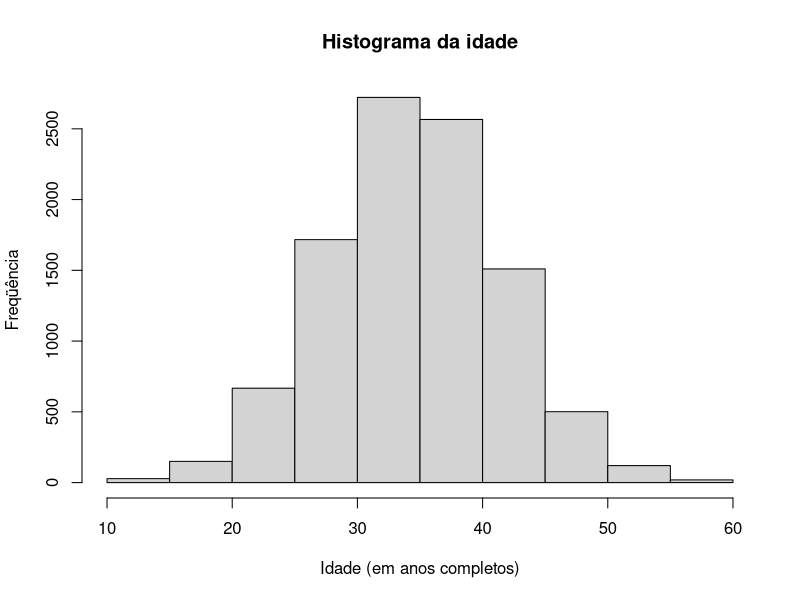
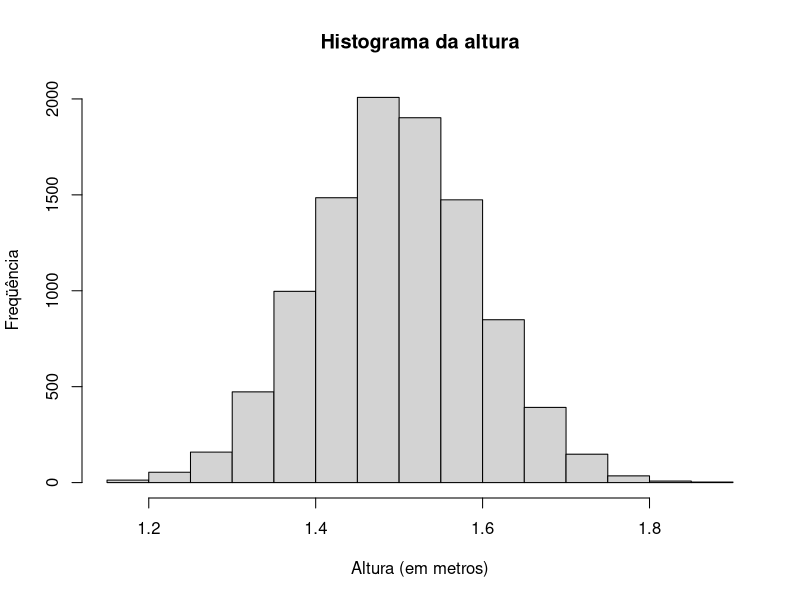
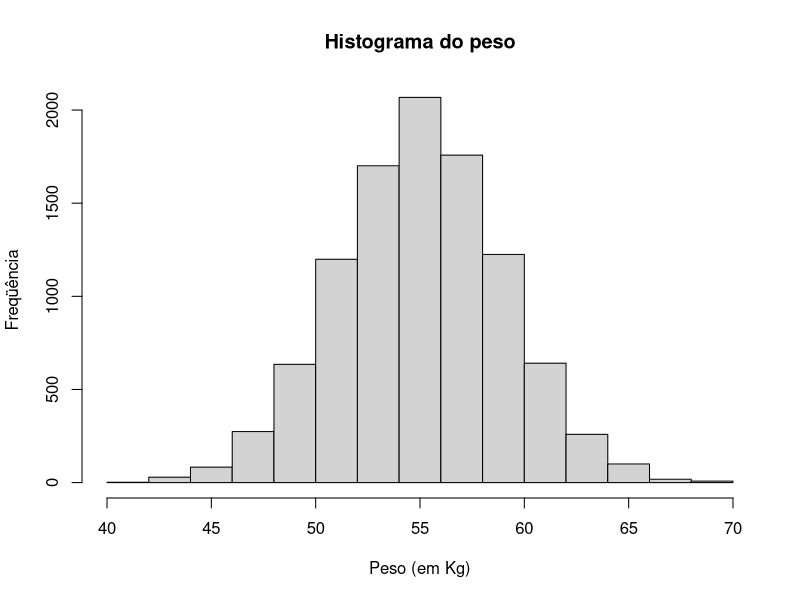
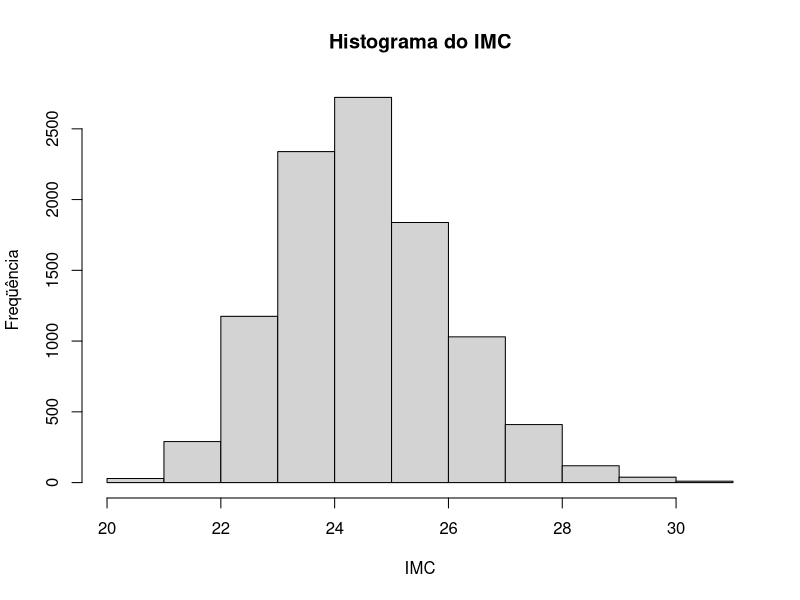
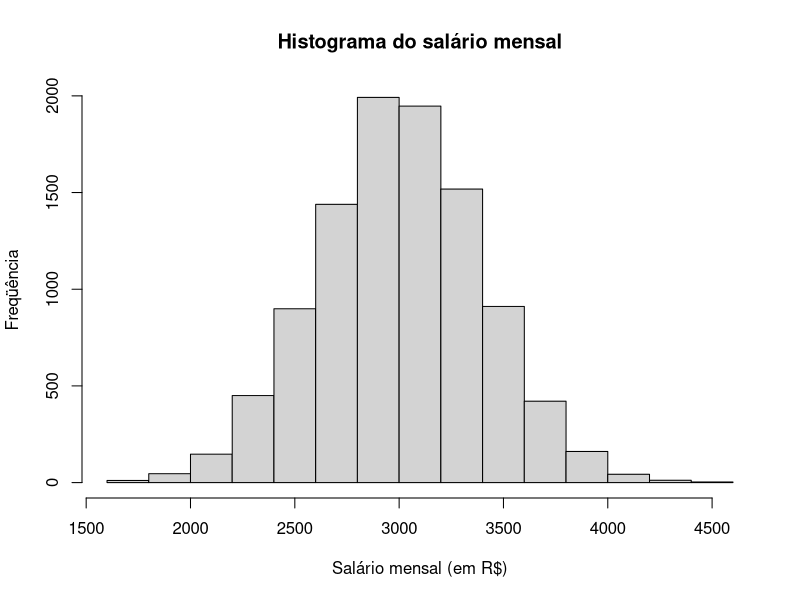
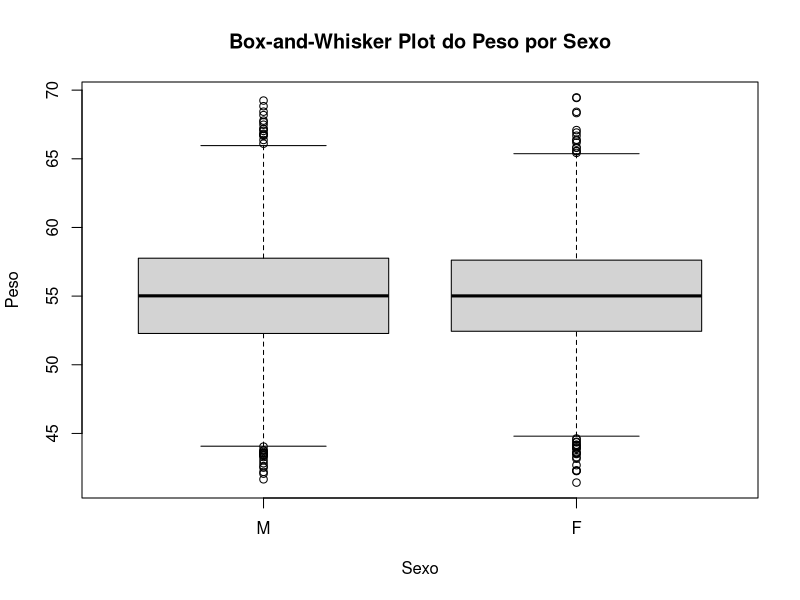
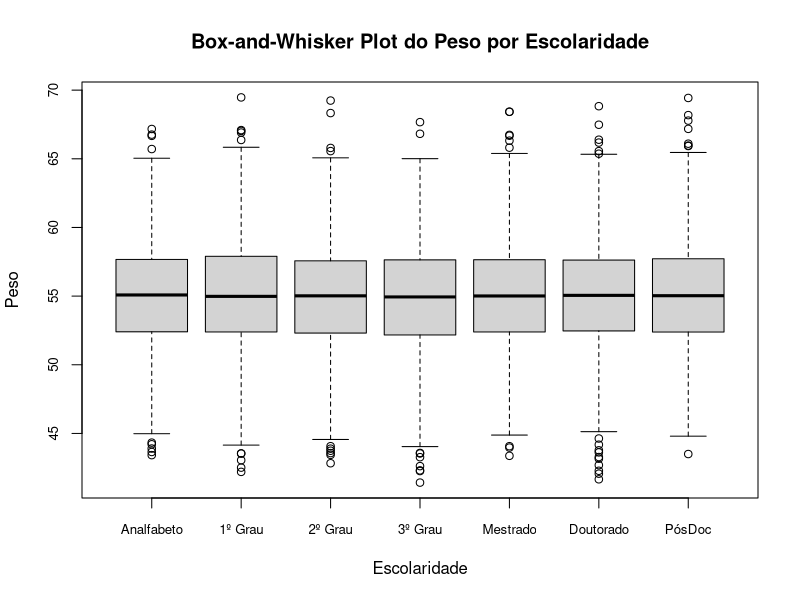
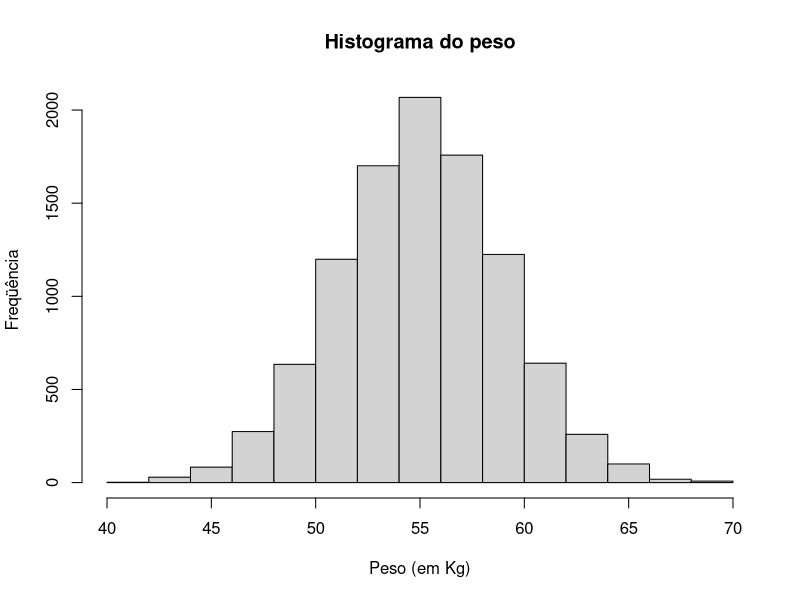

These figures' R source, in order:
## ---- chunk 1
n <- 10000
p <- 100000
## ---- chunk 2
set.seed(1234)
idade <- abs(round(rnorm(n, 35, 7),0))
summary(idade)
hist(idade,
     main = "Histograma da idade",
     ylab = "Freqüência",
     xlab = "Idade (em anos completos)")
## ---- chunk 3
set.seed(1234)
altura <- abs(round(rnorm(n, 1.50, 0.1), 2))
summary(altura)
hist(altura,
     main = "Histograma da altura",
     ylab = "Freqüência",
     xlab = "Altura (em metros)")
## ---- chunk 4
set.seed(1234)
peso <- abs(round(rnorm(n, 55, 4), 2))
summary(peso)
hist(peso,
     main = "Histograma do peso",
     ylab = "Freqüência",
     xlab = "Peso (em Kg)")
## ---- chunk 5
imc <- round(peso/altura^2, 2)
summary(imc)
hist(imc,
     main = "Histograma do IMC",
     ylab = "Freqüência",
     xlab = "IMC")
## ---- chunk 6
set.seed(1234)
salario <- abs(round(rnorm(n, 3000, 400), 2))
summary(salario)
hist(salario,
     main = "Histograma do salário mensal",
     ylab = "Freqüência",
     xlab = "Salário mensal (em R$)")
## ---- chunk 7
pop.carros <- rep(c(0,1,2,3), p)
set.seed(1234)
carros <- sample(pop.carros, n)
rm(pop.carros)
summary(carros)
table(carros)
## ---- chunk 8
pop.filhos <- rep(c(0, 1, 2), p)
set.seed(1234)
filhos <- sample(pop.filhos, n)
rm(pop.filhos)
summary(filhos)
table(filhos)
## ---- chunk 9
pop.escolaridade <- rep(c(0, 1, 2, 3, 4, 5, 6), p)
set.seed(1234)
escolaridade.temp <- sample(pop.escolaridade, n)
escolaridade <- factor(escolaridade.temp,
                       levels = c(0, 1, 2, 3, 4, 5, 6),
                       labels = c("Analfabeto", "1º Grau", "2º Grau", "3º Grau",
                                  "Mestrado", "Doutorado", "PósDoc"),
                       ordered = TRUE
                       )
rm(pop.escolaridade, escolaridade.temp)
str(escolaridade)
summary(escolaridade)
table(escolaridade)
## ---- chunk 10
set.seed(1234)
fumante.n <- rbinom(n, 1, .34)
fumante.f <- factor(fumante.n,
                    levels = c(0, 1),
                    labels = c("não", "sim"),
                    ordered = TRUE)
str(fumante.f)
summary(fumante.f)
str(fumante.n)
mean(fumante.n)
## ---- chunk 11
pop.sexo <- rep(c(1, 2), p)
set.seed(1234)
sexo.temp <- sample(pop.sexo, n)
sexo <- factor(sexo.temp,
               levels = c(1, 2),
               labels = c("M", "F"),
               ordered = FALSE)
rm(pop.sexo, sexo.temp)
str(sexo)
summary(sexo)
## ---- chunk 12
pop.profissao <- rep(0:2, p)
set.seed(1234)
profissao.temp <- sample(pop.profissao, n)
profissao <- factor(profissao.temp,
                    levels = c(0, 1, 2),
                    labels = c("Humanas", "Exatas", "Biológicas"),
                    ordered = FALSE
                    )
rm(pop.profissao, profissao.temp)
str(profissao)
summary(profissao)
## ---- chunk 13
df <- data.frame(id = 1:n,
                 idade,
                 altura,
                 peso,
                 imc,
                 sexo,
                 escolaridade,
                 profissao,
                 fumante.f,
                 fumante.n,
                 salario,
                 carros,
                 filhos
                 )
str(df)
## ---- chunk 14
#setwd("~/repositoriosGit/ApoemaTraining/abrantesasf/projeto01")
write.table(df, file = "projeto01.csv", sep = ",", col.names = TRUE, fileEncoding = "UTF-8")
## ---- chunk 15
sapply(df[,c("idade", "altura", "peso", "imc", "salario", "carros", "filhos")],
       summary)
## ---- chunk 16
apply(df[,c("idade", "altura", "peso", "imc", "salario", "carros", "filhos")],
      2,
      sum)
## ---- chunk 17
sapply(df[,c("sexo", "escolaridade", "profissao", "fumante.f")],
       table)
## ---- chunk 18
boxplot(df$peso ~ df$sexo,
        main = "Box-and-Whisker Plot do Peso por Sexo",
        ylab = "Peso",
        xlab = "Sexo")
## ---- chunk 19
boxplot(df$peso ~ df$escolaridade,
        main = "Box-and-Whisker Plot do Peso por Escolaridade",
        ylab = "Peso",
        xlab = "Escolaridade",
        cex.axis = 0.8)
## ---- chunk 20
hist(df$peso,
     main = "Histograma do peso",
     xlab = "Peso (em Kg)",
     ylab = "Freqüência")
## ---- chunk 21
hist(df$altura,
     main = "Histograma da altura",
     xlab = "Altura (em m)",
     ylab = "Freqüência")
## ---- chunk 22
plot(df$peso, df$altura,
     main = "Scatter Plot do Peso e Altura",
     xlab = "Peso (em Kg)",
     ylab = "Altura (em m)")
## ---- chunk 23
cor(df$peso, df$altura)
